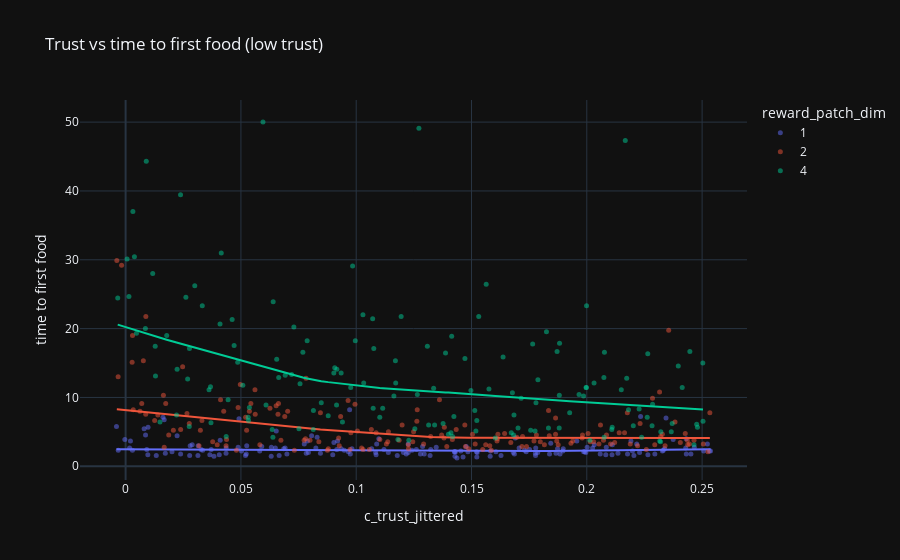
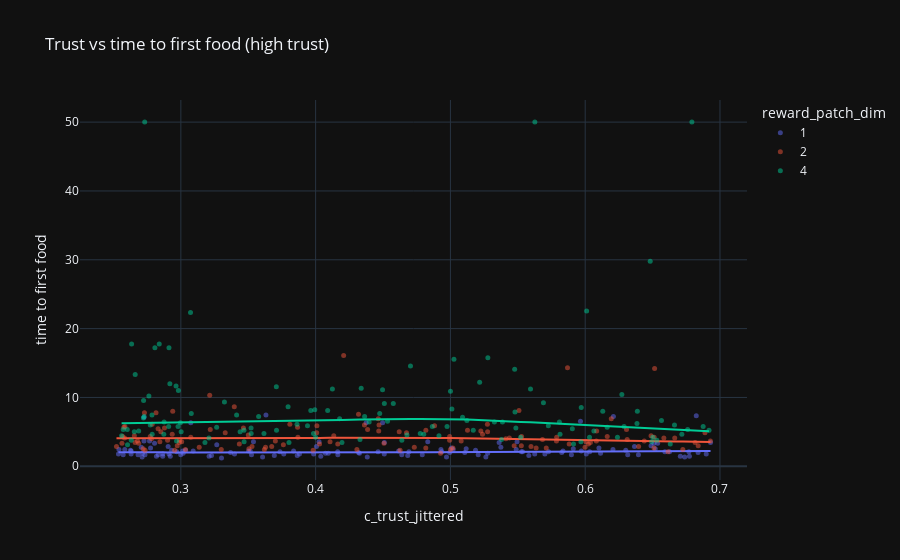

Notebook code for these charts, in order:
### Code cell
jitter = 0.004
impactDFgrid30_low["c_trust_jittered"] = impactDFgrid30_low[
    "c_trust"
] + np.random.uniform(-jitter, jitter, len(impactDFgrid30_low))
impactDFgrid30_high["c_trust_jittered"] = impactDFgrid30_high[
    "c_trust"
] + np.random.uniform(-jitter, jitter, len(impactDFgrid30_high))

fig_grid30_low = px.scatter(
    impactDFgrid30_low,
    x="c_trust_jittered",
    y="time to first food",
    color="reward_patch_dim",
    template="plotly_dark",
    title="Trust vs time to first food (low trust)",
    trendline="lowess",
    opacity=0.5,
)

fig_grid30_low.update_traces({"marker": {"size": 5, "opacity": 0.5}})


fig_grid30_high = px.scatter(
    impactDFgrid30_high,
    x="c_trust_jittered",
    y="time to first food",
    color="reward_patch_dim",
    template="plotly_dark",
    title="Trust vs time to first food (high trust)",
    trendline="lowess",
    opacity=0.5,
)

fig_grid30_high.update_traces({"marker": {"size": 5, "opacity": 0.5}})


fig_grid30_low.show()

fig_grid30_high.show()
